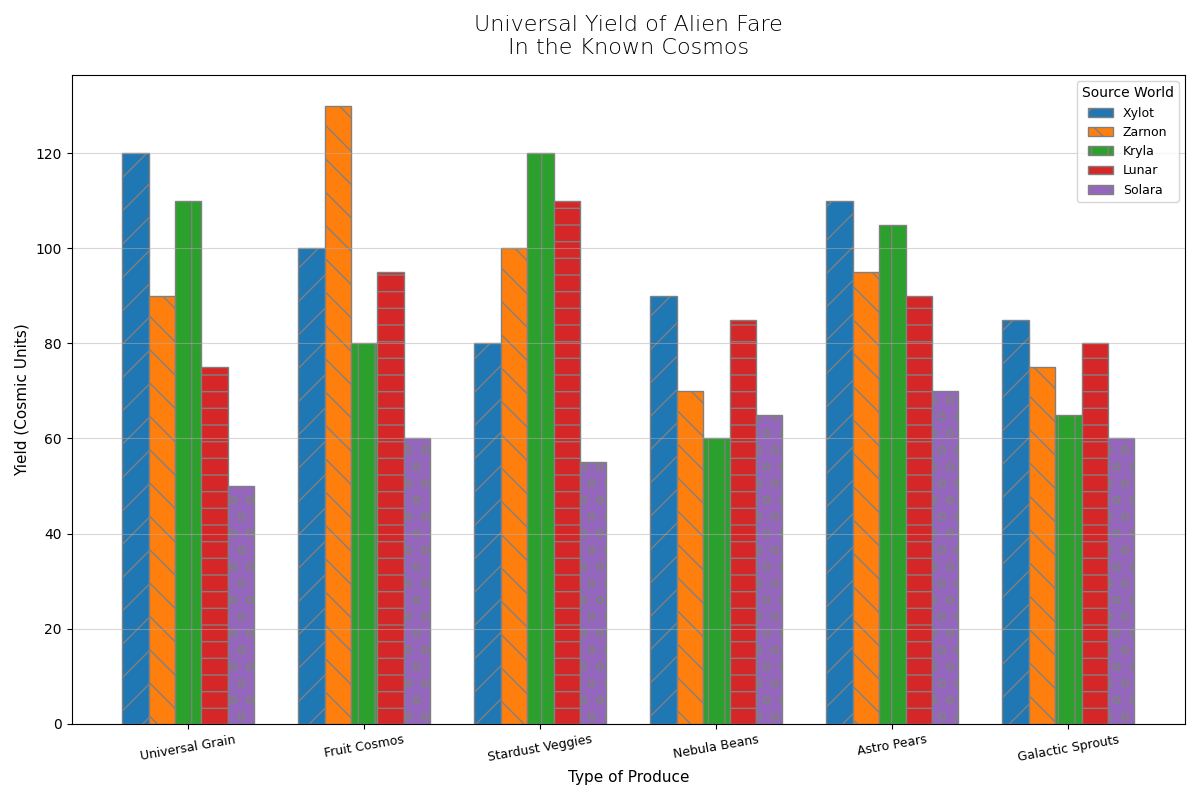

Reproduce this figure in Python.
import matplotlib.pyplot as plt
import numpy as np

produce_types = ['Universal Grain', 'Fruit Cosmos', 'Stardust Veggies', 'Nebula Beans', 'Astro Pears', 'Galactic Sprouts']
xylot_output = [120, 100, 80, 90, 110, 85]
zarnon_output = [90, 130, 100, 70, 95, 75]
kryla_output = [110, 80, 120, 60, 105, 65]
lunar_output = [75, 95, 110, 85, 90, 80]
solara_output = [50, 60, 55, 65, 70, 60]

bar_width = 0.15
bar_positions = np.arange(len(produce_types))

fig, ax = plt.subplots(figsize=(12, 8))

ax.bar(bar_positions - 2 * bar_width, xylot_output, width=bar_width, label='Xylot', edgecolor='gray', hatch='/')
ax.bar(bar_positions - bar_width, zarnon_output, width=bar_width, label='Zarnon', edgecolor='gray', hatch='\\')
ax.bar(bar_positions, kryla_output, width=bar_width, label='Kryla', edgecolor='gray', hatch='|')
ax.bar(bar_positions + bar_width, lunar_output, width=bar_width, label='Lunar', edgecolor='gray', hatch='-')
ax.bar(bar_positions + 2 * bar_width, solara_output, width=bar_width, label='Solara', edgecolor='gray', hatch='o')

ax.set_title('Universal Yield of Alien Fare\nIn the Known Cosmos', fontsize=16, fontweight='light', pad=15)
ax.set_xlabel('Type of Produce', fontsize=11)
ax.set_ylabel('Yield (Cosmic Units)', fontsize=11)

ax.set_xticks(bar_positions)
ax.set_xticklabels(produce_types, fontsize=9, rotation=10)

ax.legend(title='Source World', loc='upper right', fontsize=9, title_fontsize='10')

ax.yaxis.grid(True, linestyle='-', alpha=0.5)

plt.tight_layout()
plt.show()
